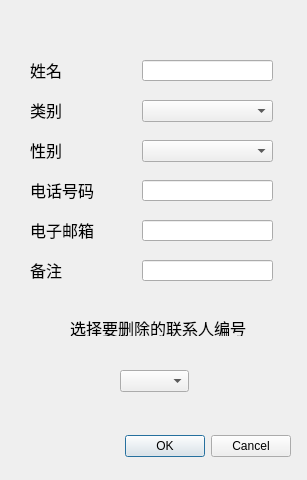
<?xml version="1.0" encoding="UTF-8"?>
<ui version="4.0">
 <class>DeleteItemDialog</class>
 <widget class="QDialog" name="DeleteItemDialog">
  <property name="geometry">
   <rect>
    <x>0</x>
    <y>0</y>
    <width>307</width>
    <height>480</height>
   </rect>
  </property>
  <property name="sizePolicy">
   <sizepolicy hsizetype="Fixed" vsizetype="Fixed">
    <horstretch>0</horstretch>
    <verstretch>0</verstretch>
   </sizepolicy>
  </property>
  <property name="minimumSize">
   <size>
    <width>307</width>
    <height>480</height>
   </size>
  </property>
  <property name="maximumSize">
   <size>
    <width>307</width>
    <height>480</height>
   </size>
  </property>
  <property name="windowTitle">
   <string>删除联系人</string>
  </property>
  <property name="windowIcon">
   <iconset resource="resource.qrc">
    <normaloff>:/Img/Img/blenderIcon.png</normaloff>:/Img/Img/blenderIcon.png</iconset>
  </property>
  <property name="styleSheet">
   <string notr="true"/>
  </property>
  <widget class="QDialogButtonBox" name="buttonBox">
   <property name="geometry">
    <rect>
     <x>50</x>
     <y>430</y>
     <width>241</width>
     <height>32</height>
    </rect>
   </property>
   <property name="styleSheet">
    <string notr="true">QPushButton :: Activate{
    border: 2px solid lightblue
}</string>
   </property>
   <property name="orientation">
    <enum>Qt::Horizontal</enum>
   </property>
   <property name="standardButtons">
    <set>QDialogButtonBox::Cancel|QDialogButtonBox::Ok</set>
   </property>
  </widget>
  <widget class="QComboBox" name="comboBoxItemID">
   <property name="geometry">
    <rect>
     <x>120</x>
     <y>370</y>
     <width>69</width>
     <height>22</height>
    </rect>
   </property>
   <property name="font">
    <font>
     <family>微软雅黑</family>
    </font>
   </property>
  </widget>
  <widget class="QLabel" name="label_9">
   <property name="geometry">
    <rect>
     <x>70</x>
     <y>320</y>
     <width>181</width>
     <height>16</height>
    </rect>
   </property>
   <property name="font">
    <font>
     <family>微软雅黑</family>
     <pointsize>12</pointsize>
    </font>
   </property>
   <property name="text">
    <string>选择要删除的联系人编号</string>
   </property>
  </widget>
  <widget class="QLabel" name="labelShowAvatar">
   <property name="geometry">
    <rect>
     <x>10</x>
     <y>10</y>
     <width>40</width>
     <height>40</height>
    </rect>
   </property>
   <property name="text">
    <string/>
   </property>
  </widget>
  <widget class="QLineEdit" name="email">
   <property name="geometry">
    <rect>
     <x>142</x>
     <y>220</y>
     <width>131</width>
     <height>21</height>
    </rect>
   </property>
   <property name="font">
    <font>
     <family>微软雅黑</family>
     <pointsize>9</pointsize>
    </font>
   </property>
   <property name="text">
    <string/>
   </property>
   <property name="maxLength">
    <number>30</number>
   </property>
  </widget>
  <widget class="QComboBox" name="type">
   <property name="geometry">
    <rect>
     <x>142</x>
     <y>100</y>
     <width>131</width>
     <height>22</height>
    </rect>
   </property>
   <property name="font">
    <font>
     <family>微软雅黑</family>
    </font>
   </property>
  </widget>
  <widget class="QLabel" name="label_2">
   <property name="geometry">
    <rect>
     <x>30</x>
     <y>60</y>
     <width>101</width>
     <height>20</height>
    </rect>
   </property>
   <property name="font">
    <font>
     <family>微软雅黑</family>
     <pointsize>12</pointsize>
    </font>
   </property>
   <property name="text">
    <string>姓名</string>
   </property>
  </widget>
  <widget class="QLabel" name="label_3">
   <property name="geometry">
    <rect>
     <x>30</x>
     <y>100</y>
     <width>101</width>
     <height>20</height>
    </rect>
   </property>
   <property name="font">
    <font>
     <family>微软雅黑</family>
     <pointsize>12</pointsize>
    </font>
   </property>
   <property name="text">
    <string>类别</string>
   </property>
  </widget>
  <widget class="QLabel" name="label_6">
   <property name="geometry">
    <rect>
     <x>30</x>
     <y>220</y>
     <width>101</width>
     <height>20</height>
    </rect>
   </property>
   <property name="font">
    <font>
     <family>微软雅黑</family>
     <pointsize>12</pointsize>
    </font>
   </property>
   <property name="text">
    <string>电子邮箱</string>
   </property>
  </widget>
  <widget class="QLineEdit" name="note">
   <property name="geometry">
    <rect>
     <x>142</x>
     <y>260</y>
     <width>131</width>
     <height>21</height>
    </rect>
   </property>
   <property name="font">
    <font>
     <family>微软雅黑</family>
     <pointsize>9</pointsize>
    </font>
   </property>
   <property name="text">
    <string/>
   </property>
  </widget>
  <widget class="QLineEdit" name="name">
   <property name="geometry">
    <rect>
     <x>142</x>
     <y>60</y>
     <width>131</width>
     <height>21</height>
    </rect>
   </property>
   <property name="font">
    <font>
     <family>微软雅黑</family>
     <pointsize>9</pointsize>
    </font>
   </property>
   <property name="text">
    <string/>
   </property>
   <property name="maxLength">
    <number>20</number>
   </property>
  </widget>
  <widget class="QComboBox" name="sex">
   <property name="geometry">
    <rect>
     <x>142</x>
     <y>140</y>
     <width>131</width>
     <height>22</height>
    </rect>
   </property>
   <property name="font">
    <font>
     <family>微软雅黑</family>
    </font>
   </property>
   <property name="layoutDirection">
    <enum>Qt::LeftToRight</enum>
   </property>
   <property name="editable">
    <bool>false</bool>
   </property>
   <item>
    <property name="text">
     <string/>
    </property>
   </item>
   <item>
    <property name="text">
     <string>男</string>
    </property>
   </item>
   <item>
    <property name="text">
     <string>女</string>
    </property>
   </item>
  </widget>
  <widget class="QLabel" name="label_7">
   <property name="geometry">
    <rect>
     <x>30</x>
     <y>260</y>
     <width>101</width>
     <height>20</height>
    </rect>
   </property>
   <property name="font">
    <font>
     <family>微软雅黑</family>
     <pointsize>12</pointsize>
    </font>
   </property>
   <property name="text">
    <string>备注</string>
   </property>
  </widget>
  <widget class="QLabel" name="label_4">
   <property name="geometry">
    <rect>
     <x>30</x>
     <y>140</y>
     <width>101</width>
     <height>20</height>
    </rect>
   </property>
   <property name="font">
    <font>
     <family>微软雅黑</family>
     <pointsize>12</pointsize>
    </font>
   </property>
   <property name="text">
    <string>性别</string>
   </property>
  </widget>
  <widget class="QLineEdit" name="phone">
   <property name="geometry">
    <rect>
     <x>142</x>
     <y>180</y>
     <width>131</width>
     <height>21</height>
    </rect>
   </property>
   <property name="font">
    <font>
     <family>微软雅黑</family>
     <pointsize>9</pointsize>
    </font>
   </property>
   <property name="text">
    <string/>
   </property>
   <property name="maxLength">
    <number>20</number>
   </property>
  </widget>
  <widget class="QLabel" name="label_5">
   <property name="geometry">
    <rect>
     <x>30</x>
     <y>180</y>
     <width>101</width>
     <height>20</height>
    </rect>
   </property>
   <property name="font">
    <font>
     <family>微软雅黑</family>
     <pointsize>12</pointsize>
    </font>
   </property>
   <property name="text">
    <string>电话号码</string>
   </property>
  </widget>
 </widget>
 <tabstops>
  <tabstop>comboBoxItemID</tabstop>
  <tabstop>name</tabstop>
  <tabstop>type</tabstop>
  <tabstop>sex</tabstop>
  <tabstop>phone</tabstop>
  <tabstop>email</tabstop>
  <tabstop>note</tabstop>
 </tabstops>
 <resources>
  <include location="resource.qrc"/>
 </resources>
 <connections>
  <connection>
   <sender>buttonBox</sender>
   <signal>accepted()</signal>
   <receiver>DeleteItemDialog</receiver>
   <slot>accept()</slot>
   <hints>
    <hint type="sourcelabel">
     <x>248</x>
     <y>254</y>
    </hint>
    <hint type="destinationlabel">
     <x>157</x>
     <y>274</y>
    </hint>
   </hints>
  </connection>
  <connection>
   <sender>buttonBox</sender>
   <signal>rejected()</signal>
   <receiver>DeleteItemDialog</receiver>
   <slot>reject()</slot>
   <hints>
    <hint type="sourcelabel">
     <x>316</x>
     <y>260</y>
    </hint>
    <hint type="destinationlabel">
     <x>286</x>
     <y>274</y>
    </hint>
   </hints>
  </connection>
 </connections>
</ui>
